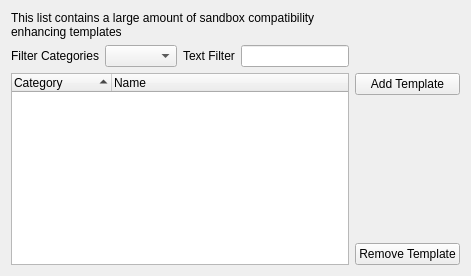
             <widget class="QWidget" name="tab_11">
              <attribute name="title">
               <string>Compatibility Templates</string>
              </attribute>
              <layout class="QGridLayout" name="gridLayout_41">
               <item row="0" column="0">
                <layout class="QGridLayout" name="gridLayout_3">
                 <item row="1" column="0">
                  <widget class="QLabel" name="label_6">
                   <property name="text">
                    <string>Filter Categories</string>
                   </property>
                   <property name="alignment">
                    <set>Qt::AlignRight|Qt::AlignTrailing|Qt::AlignVCenter</set>
                   </property>
                  </widget>
                 </item>
                 <item row="1" column="1">
                  <widget class="QComboBox" name="cmbCategories"/>
                 </item>
                 <item row="1" column="2">
                  <widget class="QLabel" name="label_15">
                   <property name="text">
                    <string>Text Filter</string>
                   </property>
                  </widget>
                 </item>
                 <item row="2" column="4">
                  <widget class="QPushButton" name="btnAddTemplate">
                   <property name="text">
                    <string>Add Template</string>
                   </property>
                  </widget>
                 </item>
                 <item row="0" column="0" colspan="4">
                  <widget class="QLabel" name="label_13">
                   <property name="text">
                    <string>This list contains a large amount of sandbox compatibility enhancing templates</string>
                   </property>
                   <property name="wordWrap">
                    <bool>true</bool>
                   </property>
                  </widget>
                 </item>
                 <item row="1" column="3">
                  <widget class="QLineEdit" name="txtTemplates"/>
                 </item>
                 <item row="4" column="4">
                  <widget class="QPushButton" name="btnDelTemplate">
                   <property name="text">
                    <string>Remove Template</string>
                   </property>
                  </widget>
                 </item>
                 <item row="3" column="4">
                  <spacer name="verticalSpacer_20">
                   <property name="orientation">
                    <enum>Qt::Vertical</enum>
                   </property>
                   <property name="sizeHint" stdset="0">
                    <size>
                     <width>20</width>
                     <height>40</height>
                    </size>
                   </property>
                  </spacer>
                 </item>
                 <item row="2" column="0" rowspan="3" colspan="4">
                  <widget class="QTreeWidget" name="treeTemplates">
                   <property name="sortingEnabled">
                    <bool>true</bool>
                   </property>
                   <column>
                    <property name="text">
                     <string>Category</string>
                    </property>
                   </column>
                   <column>
                    <property name="text">
                     <string>Name</string>
                    </property>
                   </column>
                  </widget>
                 </item>
                </layout>
               </item>
              </layout>
             </widget>
